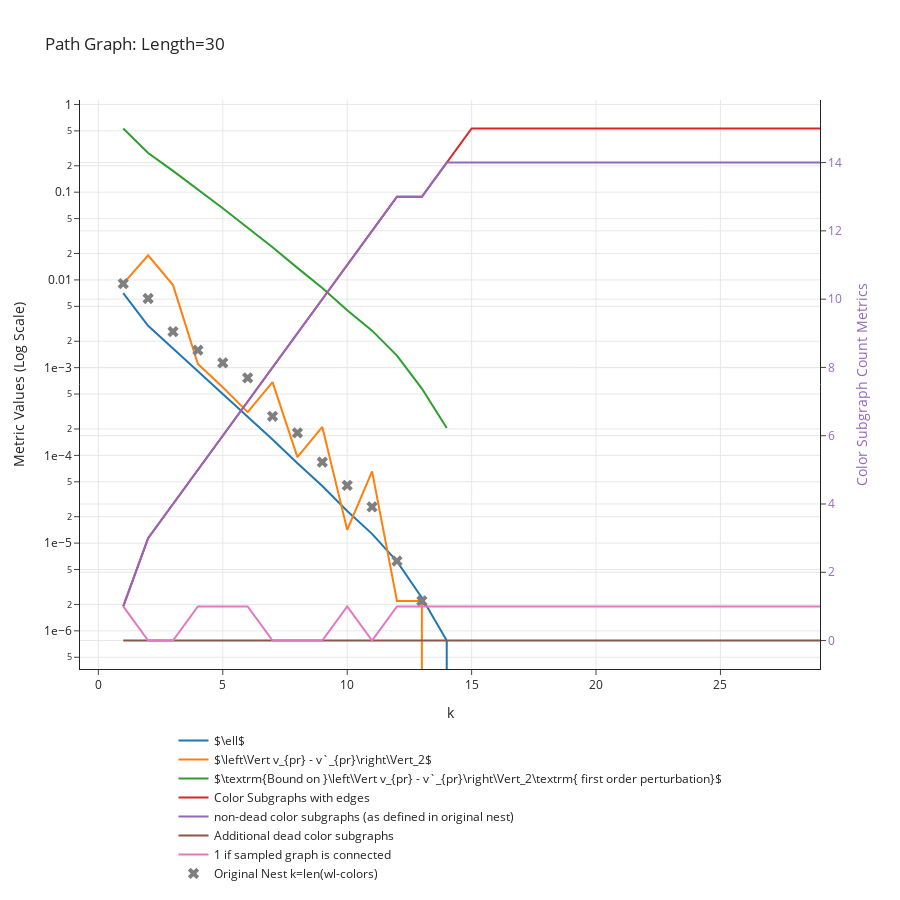

The notebook cell saved with this chart:
### Markdown cell above
# Worst Case: Path Graphs
- almost certain that the cases where the bound is violated are numeric errors from clustering/power iteration, can't easily increase resolution either as optimalclustering works on floats no matter what

### Code cell
n = 30  # Number of nodes for both graphs
G = nx.path_graph(n)

print("G edges", G.number_of_edges())

data_dict = get_convergence_data_of_nest(G, min_cluster_size = 1)
plot_convergence_data(data_dict, f"Path Graph: Length={n}")

### Figure 1 — Plotly figure (JSON) as saved in the notebook; plotly's stock layout.template omitted (floating-point values rounded to 4 significant figures)
{"data": [{"mode": "lines", "name": "$\\ell$", "type": "scatter", "x": [1, 2, 3, 4, 5, 6, 7, 8, 9, 10, 11, 12, 13, 14, 15, 16, 17, 18, 19, 20, 21, 22, 23, 24, 25, 26, 27, 28, 29], "y": [0.00707, 0.003, 0.001658, 0.0009132, 0.0005037, 0.0002753, 0.0001515, 8.147e-05, 4.468e-05, 2.32e-05, 1.275e-05, 6.196e-06, 2.389e-06, 7.752e-07, 0, 0, 0, 0, 0, 0, 0, 0, 0, 0, 0, 0, 0, 0, 0]}, {"mode": "lines", "name": "$\\left\\Vert v_{pr} - v`_{pr}\\right\\Vert_2$", "type": "scatter", "x": [1, 2, 3, 4, 5, 6, 7, 8, 9, 10, 11, 12, 13, 14, 15, 16, 17, 18, 19, 20, 21, 22, 23, 24, 25, 26, 27, 28, 29], "y": [0.009089, 0.01911, 0.008733, 0.001102, 0.0005974, 0.0003115, 0.0006836, 9.544e-05, 0.0002107, 1.418e-05, 6.566e-05, 2.193e-06, 2.193e-06, 0, 0, 0, 0, 0, 0, 0, 0, 0, 0, 0, 0, 0, 0, 0, 0]}, {"mode": "lines", "name": "$\\textrm{Bound on }\\left\\Vert v_{pr} - v`_{pr}\\right\\Vert_2\\textrm{ first order perturbation}$", "type": "scatter", "x": [1, 2, 3, 4, 5, 6, 7, 8, 9, 10, 11, 12, 13, 14, 15, 16, 17, 18, 19, 20, 21, 22, 23, 24, 25, 26, 27, 28, 29], "y": [0.5328, 0.2798, 0.175, 0.1075, 0.0656, 0.03935, 0.02355, 0.01372, 0.008093, 0.004508, 0.00264, 0.001374, 0.0005773, 0.0002055, null, null, null, null, null, null, null, null, null, null, null, null, null, null, null]}, {"mode": "lines", "name": "Color Subgraphs with edges", "type": "scatter", "x": [1, 2, 3, 4, 5, 6, 7, 8, 9, 10, 11, 12, 13, 14, 15, 16, 17, 18, 19, 20, 21, 22, 23, 24, 25, 26, 27, 28, 29], "y": [1, 3, 4, 5, 6, 7, 8, 9, 10, 11, 12, 13, 13, 14, 15, 15, 15, 15, 15, 15, 15, 15, 15, 15, 15, 15, 15, 15, 15], "yaxis": "y2"}, {"mode": "lines", "name": "non-dead color subgraphs (as defined in original nest)", "type": "scatter", "x": [1, 2, 3, 4, 5, 6, 7, 8, 9, 10, 11, 12, 13, 14, 15, 16, 17, 18, 19, 20, 21, 22, 23, 24, 25, 26, 27, 28, 29], "y": [1, 3, 4, 5, 6, 7, 8, 9, 10, 11, 12, 13, 13, 14, 14, 14, 14, 14, 14, 14, 14, 14, 14, 14, 14, 14, 14, 14, 14], "yaxis": "y2"}, {"mode": "lines", "name": "Additional dead color subgraphs", "type": "scatter", "x": [1, 2, 3, 4, 5, 6, 7, 8, 9, 10, 11, 12, 13, 14, 15, 16, 17, 18, 19, 20, 21, 22, 23, 24, 25, 26, 27, 28, 29], "y": [0, 0, 0, 0, 0, 0, 0, 0, 0, 0, 0, 0, 0, 0, 0, 0, 0, 0, 0, 0, 0, 0, 0, 0, 0, 0, 0, 0, 0], "yaxis": "y2"}, {"mode": "lines", "name": "1 if sampled graph is connected", "type": "scatter", "x": [1, 2, 3, 4, 5, 6, 7, 8, 9, 10, 11, 12, 13, 14, 15, 16, 17, 18, 19, 20, 21, 22, 23, 24, 25, 26, 27, 28, 29], "y": [1, 0, 0, 1, 1, 1, 0, 0, 0, 1, 0, 1, 1, 1, 1, 1, 1, 1, 1, 1, 1, 1, 1, 1, 1, 1, 1, 1, 1], "yaxis": "y2"}, {"marker": {"size": 10, "symbol": "x"}, "mode": "markers", "name": "Original Nest k=len(wl-colors)", "type": "scatter", "x": [1, 2, 3, 4, 5, 6, 7, 8, 9, 10, 11, 12, 13, 14, 15], "y": [0.009089, 0.006138, 0.00257, 0.001581, 0.001135, 0.0007646, 0.000279, 0.0001808, 8.37e-05, 4.543e-05, 2.589e-05, 6.249e-06, 2.193e-06, 0, 0]}], "layout": {"height": 900, "hovermode": "closest", "legend": {"orientation": "h", "x": 0.5, "xanchor": "center", "y": -0.1, "yanchor": "top"}, "title": {"text": "Path Graph: Length=30"}, "xaxis": {"title": {"text": "k"}}, "yaxis": {"exponentformat": "e", "title": {"text": "Metric Values (Log Scale)"}, "type": "log"}, "yaxis2": {"overlaying": "y", "side": "right", "tickfont": {"color": "rgba(148, 103, 189, 1)"}, "title": {"font": {"color": "rgba(148, 103, 189, 1)"}, "text": "Color Subgraph Count Metrics"}, "type": "linear"}}}
